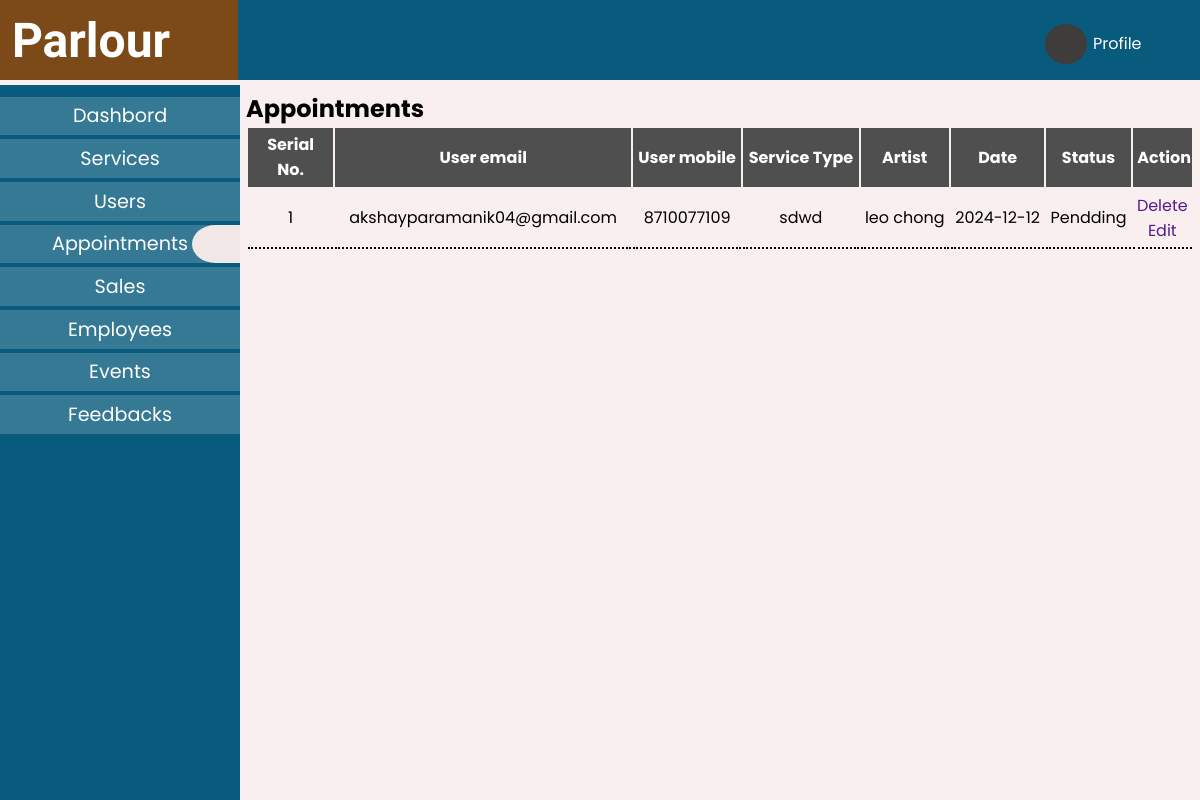
Screenshot of /admin/pages/appointments.php with the database file from the repository.
### tables this page shows
CREATE TABLE `appointment` (
  `id` int(11) NOT NULL,
  `type` varchar(30) DEFAULT NULL,
  `artist` varchar(20) DEFAULT NULL,
  `apnt_date` date DEFAULT NULL,
  `book_date` datetime DEFAULT NULL,
  `status` int(11) DEFAULT 0,
  `user_id` int(11) DEFAULT NULL
);

CREATE TABLE `user` (
  `id` int(11) NOT NULL,
  `name` varchar(50) NOT NULL,
  `email` varchar(60) NOT NULL,
  `mobile` bigint(20) NOT NULL,
  `password` varchar(350) NOT NULL,
  `gender` varchar(10) NOT NULL,
  `appointment` int(11) NOT NULL DEFAULT 0
);

### admin/pages/appointments.php (the view, shortened to what this page needs)
<?php
require_once "connect.php";
$sql = "select a.type,a.artist,a.status,a.apnt_date,u.email,u.mobile from appointment as a inner join user as u on a.user_id = u.id";
$res = mysqli_query($con,$sql);
$count = mysqli_num_rows($res);
?>
<!DOCTYPE html>
<html lang="en">
<head>
    <link rel="stylesheet" href="../css/common.css">
    <link rel="stylesheet" href="../css/appointment.css">
    <link
      rel="stylesheet"
      href="https://cdnjs.cloudflare.com/ajax/libs/font-awesome/6.5.2/css/all.min.css"
    />
</head>
<body>
    <div class="container">
    <div class="top">
        <div class="brand"><h1>Parlour</h1></div>
        <div class="profile">
          <div class="profile-image"></div>
          <span>Profile</span>
        </div>
      </div>
      <div class="bottom">
      <div class="left-part">
          <div class="item"><a href="../index.html">Dashbord</a></div>
          <div class="item"><a href="services.php">Services</a></div>
          <div class="item"><a href="users.html">Users</a></div>
          <div class="item"><a href="">Appointments</a></div>
          <div class="item"><a href="">Sales</a></div>
          <div class="item"><a href="employee.php">Employees</a></div>
          <div class="item"><a href="">Events</a></div>
          <div class="item"><a href="">Feedbacks</a></div>
        </div>
        <div class="right-part">
            <div class="appointment-container">
                <div class="header">
                    <h2>Appointments</h2>
                </div>
                <div class="appointment-data">
                    <table>
                        <tr>
                            <th>Serial No.</th>
                            <th>User email</th>
                            <th>User mobile</th>
                            <th>Service Type</th>
                            <th>Artist</th>
                            <th>Date</th>
                            <th>Status</th>
                            <th>Action</th>
                        </tr>
                        <?php
                          if($count>0){
                            while($data = mysqli_fetch_assoc($res)){
                              if($data['status'] == 0){
                                $status = "Pendding";
                              }else{
                                $status = "Done";
                              }
                        ?>
                        <tr>
                            <td>1</td>
                            <td><?php echo $data['email']; ?></td>
                            <td><?php echo $data['mobile']; ?></td>
                            <td><?php echo $data['type']; ?></td>
                            <td><?php echo $data['artist']; ?></td>
                            <td><?php echo $data['apnt_date']; ?></td>
                            <td><?php echo $status; ?></td>
                            <td><a href="">Delete</a><br><a href="">Edit</a></td>
                        </tr>
                        <?php
                          }
                        }
                        ?>
                    </table>
                </div>
            </div>
        </div>
      </div>
    </div>
</body>
</html>

### admin/css/common.css (style rules this page uses)
* { margin: 0; padding: 0; font-family: "Poppins", sans-serif; box-sizing: border-box; list-style: none; text-decoration: none; }
body { background-color: rgb(249, 239, 239); }
.container { height: 100%; width: 100%; display: flex; flex-direction: column; }
.top { width: 100%; height: 10%; display: flex; justify-content: space-between; background-color: #095b7d; color: white; position: fixed; padding-right: 1%; z-index: 99; }
.brand { display: inline-block; background-color: #7c4919; width: 20%; height: 100%; padding: 1%; color: white; font-size: 150%; margin-bottom: 5%; }
.brand h1 { font-family: "Lugrasimo", cursive; }
.profile { width: 10%; height: 50%; display: flex; align-items: center; margin: 2%; }
.profile-image { display: inline-block; width: 35%; height: 100%; background-color: #3e3d3c; border-radius: 50%; margin-right: 5%; }
.bottom { width: 100%; height: 90%; display: flex; margin-top: 7.05%; position: relative; }
.left-part { width: 20%; height: 100%; background-color: #095b7d; position: fixed; display: flex; flex-direction: column; gap: 0.5%; padding: 1% 0; }
.left-part .item { width: 100%; height: 5%; background-color: #ffffff2f; text-align: center; font-size: 120%; padding: 2%; cursor: pointer; transition: 0.2s; position: relative; }
.left-part .item a { color: white; }
.right-part { width: 80%; height: 100%; margin-left: 20%; position: relative; padding: 0.5%; display: flex; flex-direction: column; }

### admin/css/appointment.css (style rules this page uses)
.left-part .item:nth-child(4)::after { width: 20%; height: 100%; content: ""; background-color: rgb(241, 231, 231); border-radius: 100% 0% 0% 100%; position: absolute; right: 0; top: 0; }
.appointment-container { width: 100%; height: 100%; }
.appointment-data { width: 100%; height: 100%; }
.appointment-data table { width: 100%; height: auto; text-align: center; }
.appointment-data table th { background-color: #4f4f4f; color: white; padding: 0.5%; }
.appointment-data table td { padding: 0.4%; border-bottom: 2px dotted; }

### rows the page displays
appointment: user.email "akshayparamanik04@gmail.com", user.mobile "8710077109", type "sdwd", artist "leo chong", apnt_date "2024-12-12", status "Pendding"
